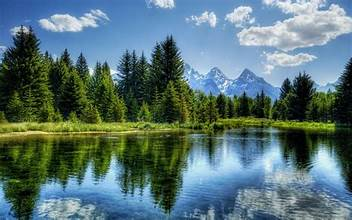
#> input picture CV/nat.jpg, 352 x 220 px
$ python '32. Morphological operations based on OpenCV using Closing technique.py'
#> lines starting #> are read from the running program, lines starting #| are printed output that depends on the picture
import cv2
import numpy as np
img = cv2.imread("nat.jpg", cv2.IMREAD_GRAYSCALE)
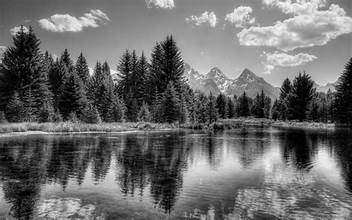
#> img: shape (220, 352); min 0, max 255, mean 107.1
kernel = np.ones((5,5), np.uint8)
closing = cv2.morphologyEx(img, cv2.MORPH_CLOSE, kernel)
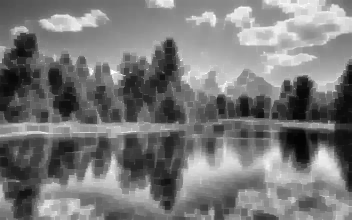
#> closing: shape (220, 352); min 4, max 255, mean 120.8
cv2.imshow("Closing", closing)
cv2.waitKey(0)
cv2.destroyAllWindows()
